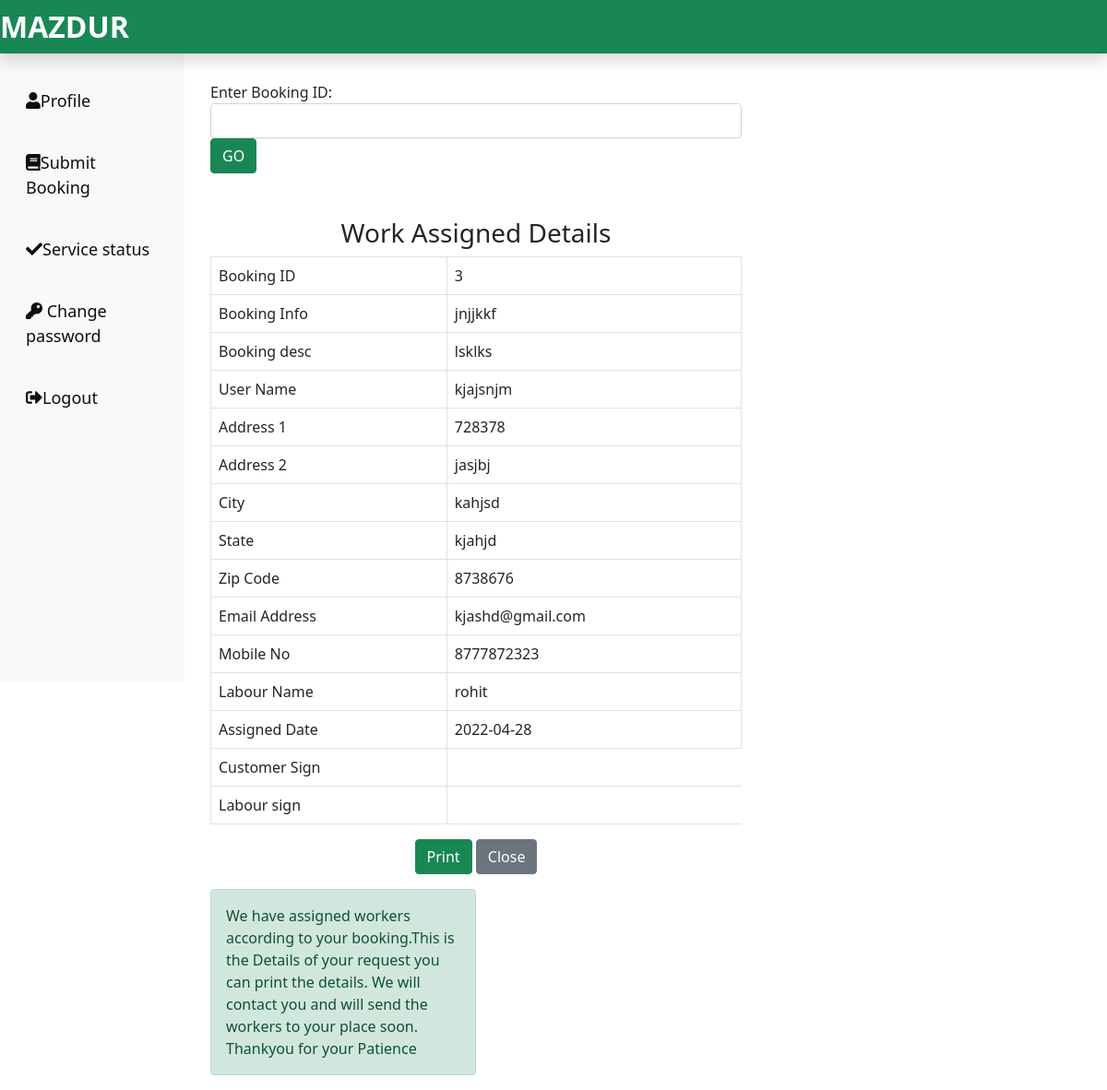
/User/CheckStatus.php?checkid=3 (signed in), run on the app's committed database.
### tables this page shows
CREATE TABLE `workassign_tb` (
  `bno` int(11) NOT NULL,
  `booking_id` int(11) NOT NULL,
  `booking_info` text NOT NULL,
  `booking_desc` text NOT NULL,
  `user_name` varchar(60) NOT NULL,
  `user_add1` text NOT NULL,
  `user_add2` text NOT NULL,
  `user_city` varchar(60) NOT NULL,
  `user_state` varchar(60) NOT NULL,
  `user_zip` int(11) NOT NULL,
  `user_email` varchar(60) NOT NULL,
  `user_mobile` bigint(20) NOT NULL,
  `assign_labour` varchar(60) NOT NULL,
  `assign_date` date NOT NULL
);

### User/CheckStatus.php (the view, shortened to what this page needs)
<?php
include('includes/header.php');
include('../dbConnection.php');
?>
<div class="col-sm-6 mt-5 mx-3">
    <form action="" method="post" class="form-inline">
        <div class="form-group mr-3 d-print-none">
            <label for="checkid">Enter Booking ID:</label>
            <input type="text" class="form-control" name="checkid" id="checkid"
            onkeypress="IsInputNumber(event)">
        </div>
        <button type="submit" class="btn btn-success d-print-none">GO</button>
    </form>
    <?php
    if(isset($_REQUEST['checkid'])){
        if($_REQUEST['checkid'] == ""){
            $msg = '<div class="alert alert-warning col-sm-6 ml-5 mt-2" role="alert"> Filed should not be empty </div>';
        }else{
            $sql = "SELECT * FROM workassign_tb WHERE booking_id = {$_REQUEST['checkid']}";
            $result = $conn->query($sql);
            $row = $result->fetch_assoc();
            if(($row['booking_id'] == $_REQUEST['checkid'])){
        ?>
        <h3 class="text-center mt-5">Work Assigned Details</h3>
        <table class="table table-bordered">
            <tbody>
                <tr>
                    <td>Booking ID</td>
                    <td><?php if(isset($row['booking_id'])){echo $row['booking_id'];} ?></td>
                </tr>
                <tr>
                    <td>Booking Info</td>
                    <td><?php if(isset($row['booking_info'])){echo $row['booking_info'];} ?></td>
                </tr>
                <tr>
                    <td>Booking desc</td>
                    <td><?php if(isset($row['booking_desc'])){echo $row['booking_desc'];} ?></td>
                </tr>
                <tr>
                    <td>User Name</td>
                    <td><?php if(isset($row['user_name'])){echo $row['user_name'];} ?></td>
                </tr>
                <tr>
                    <td>Address 1</td>
                    <td><?php if(isset($row['user_add1'])){echo $row['user_add1'];} ?></td>
                </tr>
                <tr>
                    <td>Address 2</td>
                    <td><?php if(isset($row['user_add2'])){echo $row['user_add2'];} ?></td>
                </tr>
                <tr>
                    <td>City</td>
                    <td><?php if(isset($row['user_city'])){echo $row['user_city'];} ?></td>
                </tr>
                <tr>
                    <td>State</td>
                    <td><?php if(isset($row['user_state'])){echo $row['user_state'];} ?></td>
                </tr>
                <tr>
                    <td>Zip Code</td>
                    <td><?php if(isset($row['user_zip'])){echo $row['user_zip'];} ?></td>
                </tr>
                <tr>
                    <td>Email Address</td>
                    <td><?php if(isset($row['user_email'])){echo $row['user_email'];} ?></td>
                </tr>
                <tr>
                    <td>Mobile No</td>
                    <td><?php if(isset($row['user_mobile'])){echo $row['user_mobile'];} ?></td>
                </tr>
                <tr>
                    <td>Labour Name</td>
                    <td><?php if(isset($row['assign_labour'])){echo $row['assign_labour'];} ?></td>
                </tr>
                <tr>
                    <td>Assigned Date</td>
                    <td><?php if(isset($row['assign_date'])){echo $row['assign_date'];} ?></td>
                </tr>
                <tr>
                    <td>Customer Sign</td>
                </tr>
                <tr>
                    <td>Labour sign</td>
                </tr>
            </tbody>
        </table>
        <div class="text-center">
            <form action="" class="mb-3 d-print-none" >
                <input class="btn btn-success"
                 type="submit" value="Print" onClick="window.print()" >
                <input class="btn btn-secondary" type="submit" value="Close">
            </form>
        </div>
        <div class='alert alert-success col-sm-6 ml-5 mt-2'>We have assigned workers according to your booking.This is the Details of your request you can print the details. We will contact you and will send the workers to your place soon. Thankyou for your Patience</div>
      <?php  } else {
    echo '<div class="alert alert-info mt-4">Pending Request</div>';
      }
        }
}?>
</div>
<?php
include('includes/footer.php');
?>

### User/includes/header.php (style rules this page uses)
body { background-repeat: no-repeat; background-attachment: fixed; background-size: cover; }

### data on the page
workassign_tb: booking "3", booking_info "jnjjkkf", booking_desc "lsklks", user_name "kjajsnjm", user_add1 "728378", user_add2 "jasjbj", user_city "kahjsd", user_state "kjahjd", user_zip "8738676", user_email "kjashd@gmail.com", user_mobile "8777872323", assign_labour "rohit", assign_date "2022-04-28"
